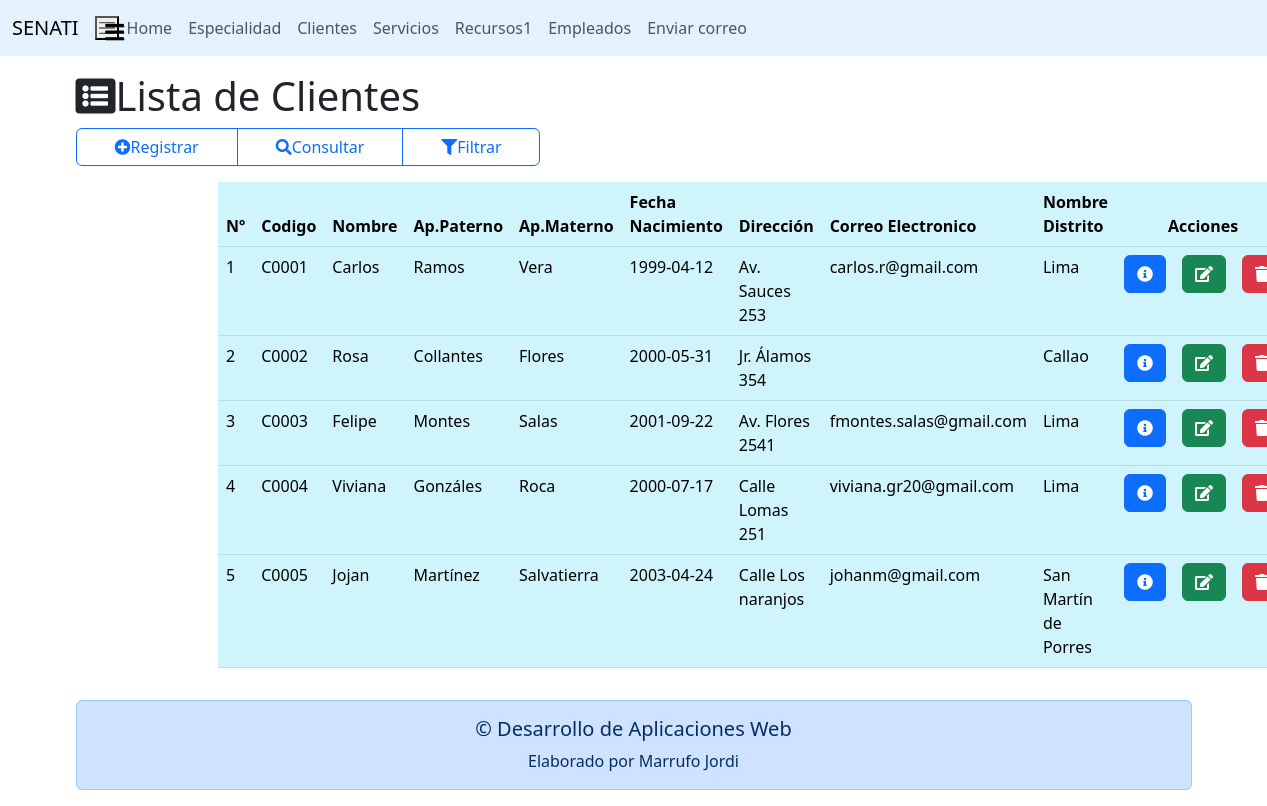
Screenshot of /paginas/vista/listar_cliente.php with the database file from the repository.
### tables this page shows
CREATE TABLE IF NOT EXISTS tb_cliente (
    codigo_cliente CHAR(5) NOT NULL PRIMARY KEY,
    nombre VARCHAR(20) NOT NULL,
    ap_paterno VARCHAR(20) NOT NULL,
    ap_materno VARCHAR(20) NOT NULL,
    fecha_nacimiento DATE,
    direccion VARCHAR(50),
    correo_electronico VARCHAR(50),
    distrito_nombre VARCHAR(50) NOT NULL,
    FOREIGN KEY (distrito_nombre) REFERENCES tb_distrito (codigo_distrito)

);

CREATE TABLE IF NOT EXISTS tb_distrito (
    codigo_distrito CHAR(5) NOT NULL PRIMARY KEY,
    distrito VARCHAR(50) NOT NULL,
    distrito_codigo_provincia CHAR(5) NOT NULL,
    FOREIGN KEY (distrito_codigo_provincia) REFERENCES tb_provincia (codigo_provincia)
);

### paginas/modelo/crudcliente.php (called while the page is built, shortened)
<?php
class CRUDCliente extends Conexion
{
    public function ListarCliente()
    {
        try {
            $cn = $this->Conectar();
            $sql = "CALL sp_ListarCliente()";
            $stmt = $cn->prepare($sql);
            $stmt->execute();
            return $stmt->fetchAll(PDO::FETCH_OBJ);
        } catch (PDOException $ex) {
            error_log("Error al listar los clientes: " . $ex->getMessage());
            throw $ex;
        }
    }
}
?>

### paginas/vista/listar_cliente.php (the view, shortened to what this page needs)
<!DOCTYPE html>
<html lang="es">
<?php
$ruta = "../..";
include("../includes/cabecera.php");
?>
<body>
    <?php
    include("../includes/menu.php");
    $crudcliente = new CRUDCliente();
    $rs_clientes = $crudcliente->ListarCliente();
    ?>
    <div class="container mt-3">
        <header>
            <h1><i class="fas fa-list-alt"></i>Lista de Clientes</h1>
        </header>
        <nav>
            <div class="btn-group col-md-5" role="group">
                <a href="registrar_cliente.php" class="btn btn-outline-primary ">
                    <i class="fas fa-plus-circle"></i>Registrar
                </a>
                <a href="consultar_clientes.php" class="btn btn-outline-primary ">
                    <i class="fas fa-search"></i>Consultar
                </a>
                <a href="filtrar_cliente.php" class="btn btn-outline-primary ">
                    <i class="fas fa-filter"></i>Filtrar
                </a>
            </div>
        </nav>
        <section>
            <article>
                <div class="row justify-content-center mt-3">
                    <div class="col-md-9">
                        <table class="table-info table">
                            <thead>
                                <tr>
                                    <th>Nº</th>
                                    <th>Codigo</th>
                                    <th>Nombre</th>
                                    <th>Ap.Paterno</th>
                                    <th>Ap.Materno</th>
                                    <th>Fecha Nacimiento</th>
                                    <th>Dirección</th>
                                    <th>Correo Electronico</th>
                                    <th>Nombre Distrito</th>
                                    <th class="text-center" colspan="3">Acciones</th>
                                </tr>
                            </thead>
                            <tbody>
                                <?php
                                $i = 0;
                                foreach ($rs_clientes as $cliente) {
                                    $i++;
                                ?>
                                    <tr class="reg_cliente">
                                        <td><?= $i ?></td>
                                        <td class="codcliente"><?= $cliente->codigo_cliente ?></td>
                                        <td class="nombre"><?= $cliente->nombre ?></td>
                                        <td class="ap_paterno"><?= $cliente->ap_paterno ?></td>
                                        <td class="ap_materno"><?= $cliente->ap_materno ?></td>
                                        <td class="fecha_nacimiento"><?= $cliente->fecha_nacimiento ?></td>
                                        <td class="direccion"><?= $cliente->direccion ?></td>
                                        <td class="correo_electronico"><?= $cliente->correo_electronico ?></td>
                                        <td class="distrito_nombre"><?= $cliente->distrito_nombre ?></td>
                                        <td><a href="mostrar_cliente.php?codcli=<?= $cliente->codigo_cliente ?>" class="btn_mostrar btn btn-primary"><i class="fas fa-info-circle"></i></a></td>
                                        <td><a href="editar_cliente.php?codcli=<?= $cliente->codigo_cliente ?>" class="btn_editar btn btn-success"><i class="fas fa-edit"></i></a></td>
                                        <td><a href="#" class="btn_borrar btn btn-danger"><i class="fas fa-trash"></i></a></td>
                                    </tr>
                                <?php
                                }
                                ?>
                            </tbody>
                        </table>
                    </div>
                </div>
            </article>
        </section>
        <?php
        include("../includes/pie.php");
        ?>
    </div>
</body>
</html>

### paginas/includes/cabecera.php (shortened to what this page needs)
<head>
    <link rel="stylesheet" type="text/css" href="<?=$ruta?>/css/bootstrap/css/bootstrap.css" />
    <link rel="stylesheet" type="text/css" href="<?=$ruta?>/css/fontawesome/css/all.css" />
</head>

### paginas/includes/menu.php
<nav class="navbar navbar-expand-lg" style="background-color: #e3f2fd;">
    <div class="container-fluid">
        <a class="navbar-brand" href="http://www.senati.edu.pe" target="_blank">SENATI</a>
        <button class="navbar-toggler-icon" type="button" data-bs-toggle="collapse" data-bs-target="#miMenu"><i></i></span>
            <span class="navbar-toggler-icon"><i class="fas fa-bars fa-lg"></i></span>
        </button>
        <div class="collapse navbar-collapse" id="navbarNav">
            <ul class="navbar-nav">
                <li class="nav-item">
                    <a class="nav-link" href="<?=$ruta?>/">Home</a>
                </li>
                <li class="nav-item">
                    <a class="nav-link" href="<?= $ruta ?>/especialidades">Especialidad</a>
                </li>
                <li class="nav-item">
                    <a class="nav-link" href="<?= $ruta ?>/paginas/vista/listar_cliente.php">Clientes</a>
                </li>
                <li class="nav-item">
                    <a class="nav-link" href="<?= $ruta ?>/paginas/vista/listar_servicio.php">Servicios</a>
                </li>
                <li class="nav-item">
                    <a class="nav-link" href="<?=$ruta?>/paginas/vista/listar_recurso.php">Recursos1</a>
                </li>
                <li class="nav-item">
                    <a class="nav-link" href="../vista/listar_empleado.php">Empleados</a>
                </li>
                <li class="nav-item">
                    <a class="nav-link" href="../vista/enviar_correo.php">Enviar correo</a>
                </li>
            </ul>
        </div>
    </div>
</nav>

### paginas/includes/pie.php
<footer class="mt-3">
    <div class="alert alert-primary text-center" role="alert">
        <h5>&copy; Desarrollo de Aplicaciones Web</h5>
        <h7>Elaborado por Marrufo Jordi</h7>
    </div>
</footer>

### rows the page displays
tb_cliente: codigo_cliente "C0001", nombre "Carlos", ap_paterno "Ramos", ap_materno "Vera", fecha_nacimiento "1999-04-12", direccion "Av. Sauces 253", correo_electronico "carlos.r@gmail.com", distrito_nombre.distrito "Lima"
tb_cliente: codigo_cliente "C0002", nombre "Rosa", ap_paterno "Collantes", ap_materno "Flores", fecha_nacimiento "2000-05-31", direccion "Jr. Álamos 354", distrito_nombre.distrito "Callao"
tb_cliente: codigo_cliente "C0003", nombre "Felipe", ap_paterno "Montes", ap_materno "Salas", fecha_nacimiento "2001-09-22", direccion "Av. Flores 2541", correo_electronico "fmontes.salas@gmail.com", distrito_nombre.distrito "Lima"
tb_cliente: codigo_cliente "C0004", nombre "Viviana", ap_paterno "Gonzáles", ap_materno "Roca", fecha_nacimiento "2000-07-17", direccion "Calle Lomas 251", correo_electronico "viviana.gr20@gmail.com", distrito_nombre.distrito "Lima"
tb_cliente: codigo_cliente "C0005", nombre "Jojan", ap_paterno "Martínez", ap_materno "Salvatierra", fecha_nacimiento "2003-04-24", direccion "Calle Los naranjos", correo_electronico "johanm@gmail.com", distrito_nombre.distrito "San Martín de Porres"
